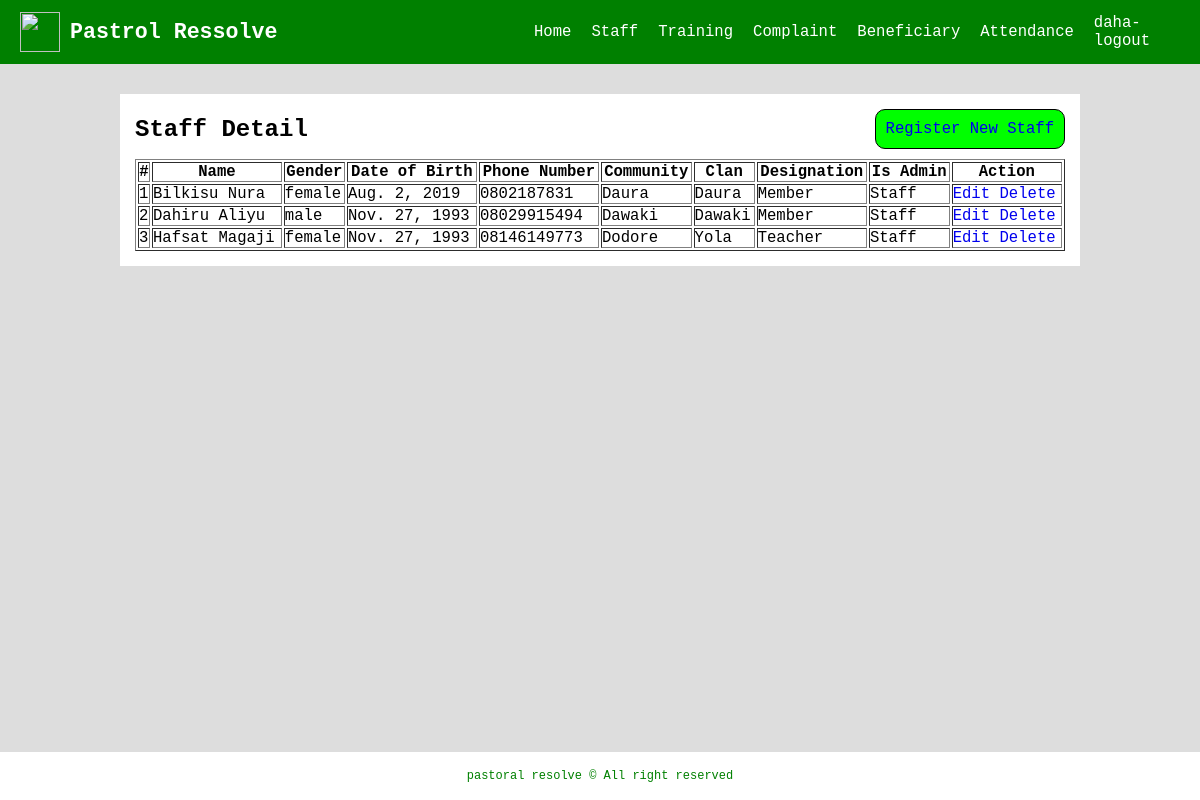
/pare/staffDetail (signed in), run on the app's committed database.
### accounts/models.py (models this page shows, shortened)
class StaffDetail(AbstractUser):
	first_name		= models.CharField(_('First Name:'), max_length=50)
	surname			= models.CharField(_('Surname:'), max_length=50)
	gender 			= models.CharField(_('Gender:'), choices=GENDER_LIST, default='male', max_length=20)
	date_birth		= models.DateField(_('Date of Birth:'), blank=True, null=True)
	community		= models.CharField(_('Community:'), max_length=200)
	clan 			= models.CharField(_('Clan/Settlement:'), max_length=200)
	phone_number	= models.CharField(_('Phone Number:'), max_length=11)
	designation		= models.CharField(_('Designation:'), max_length=200)
	username 		= models.CharField(_('Username:'),max_length=10, unique=True)
	password 		= models.CharField(_('Password:'),max_length=16)
	class Meta:
		ordering = ['first_name']

### pare_app/views.py (the view)
# urls.py: path('staffDetail', views.staffDetail, name='staffDetail'),
@login_required
def staffDetail(request):
	context = {}
	staff_details = StaffDetail.objects.exclude(is_superuser=True)
	context['staff_details'] = staff_details
	return render(request, 'pare_app_templates/staff_detail.html', context)

### templates/pare_app_templates/staff_detail.html (shortened to what this page needs)
{% extends 'base.html' %}
{% load static %}
{% block main %}
	<div class="container">
		<div class="staff-head">
			<div>
				<h1>Staff Detail</h1>
			</div>
			<a href="{% url 'register' %}">Register New Staff</a>
		</div>
		<div class="staff-content">
			<table border>
				<tr>
					<th>#</th>
					<th>Name</th>
					<th>Gender</th>
					<th>Date of Birth</th>
					<th>Phone Number</th>
					<th>Community</th>
					<th>Clan</th>
					<th>Designation</th>
					<th>Is Admin</th>
					<th>Action</th>
				</tr>
				{% for staff in staff_details %}
				<tr>
					<td>{{ forloop.counter }}</td>
					<td>{{ staff.first_name }} {{ staff.surname }}</td>
					<td>{{ staff.gender }}</td>
					<td>{{ staff.date_birth }}</td>
					<td>{{ staff.phone_number }}</td>
					<td>{{ staff.community }}</td>
					<td>{{ staff.clan }}</td>
					<td>{{ staff.designation }}</td>
					{% if staff.is_superuser %}
						<td>Admin</td>
					{% else %}
						<td>Staff</td>
					{% endif %}
					<td>
						<a href="{% url 'staffEdit' p_id=staff.id %}">Edit</a>
						<a href="{% url 'staffDelete' p_id=staff.id %}">Delete</a>
					</td>
				</tr>
				{% endfor %}
			</table>
		</div>
	</div>
{% endblock %}

### templates/base.html (shortened to what this page needs)
{% load static %}
<!DOCTYPE html>
<html>
<head>
	<link rel="stylesheet" type="text/css" href="{% static 'css/style1.css' %}">
</head>
<body>
	<header>
		<div class="logo">
			<img src="" width="50" height="50">
			<strong>Pastrol Ressolve</strong>
		</div>
		<nav class="navigation">
			<ul>
				{% if user.is_authenticated %}
					<li><a href="{% url 'home' %}">Home</a></li>
					<li><a href="{% url 'staffDetail' %}">Staff</a></li>
					<li><a href="{% url 'viewTraining' %}">Training</a></li>
					<li><a href="{% url 'view_complaint' %}">Complaint</a></li>
					<li><a href="{% url 'viewBeneficiary' %}">Beneficiary</a></li>
					<li><a href="{% url 'viewAttendance' %}">Attendance</a></li>
					<li><a href="{% url 'pareLogout' %}">{{ request.user.username }}-logout</a></li>
				{% else %}
					<li><a href="{% url 'register' %}">Register</a></li>
					<li><a href="{% url 'login' %}">Login</a></li>
				{% endif %}
			</ul>
		</nav>
	</header>
	{% block main %}{% endblock %}
	<footer>
		pastoral resolve &copy; All right reserved
	</footer>
</body>
</html>

### static/css/style1.css (style rules this page uses)
* { margin: 0; padding: 0; box-sizing: border-box; }
body { font-size: 12px; font-family: monospace, serif, sans-serif; background: #ddd; }
header { display: flex; justify-content: space-between; align-items: center; background: green; height: 8vh; padding: 0 20px; }
header .logo { color: #fff; display: flex; align-items: center; font-size: 1.8em; }
.logo img { width: 40px; height: 40px; }
.logo strong { margin-left: 10px; }
header .navigation { width: 40vw; margin-right: 20px; }
header .navigation ul { height: 6vh; display: flex; justify-content: flex-end; align-items: center; }
header .navigation ul li { list-style: none; margin: 0 10px; }
header .navigation ul li a { text-decoration: none; color: #fff; font-size: 1.3em; }
footer { width: 100vw; height: 6vh; display: flex; justify-content: center; background: #fff; align-items: center; position: fixed; bottom: 0; color: green; }
a { text-decoration: none; }
.container { width: 80vw; background: #fff; margin: 30px auto 10px; padding: 15px; }
.container .staff-head { display: flex; justify-content: space-between; align-items: center; margin-bottom: 10px; }
.container .staff-head a, .c-head a, input[type='submit'] { background: rgb(0, 255, 0); padding: 10px; font-size: 1.3em; border-radius: 10px; border: solid 1px #000; }
.container h1 { font-size: 2em; }
table { width: 100%; font-size: 1.3em; }

### data on the page
StaffDetail: user.username "daha"
StaffDetail: first_name "Bilkisu", surname "Nura", gender "female", date_birth "Aug. 2, 2019", phone_number "0802187831", community "Daura", clan "Daura", designation "Member", is_superuser "Staff"
StaffDetail: first_name "Dahiru", surname "Aliyu", gender "male", date_birth "Nov. 27, 1993", phone_number "08029915494", community "Dawaki", clan "Dawaki", designation "Member", is_superuser "Staff"
StaffDetail: first_name "Hafsat", surname "Magaji", gender "female", date_birth "Nov. 27, 1993", phone_number "08146149773", community "Dodore", clan "Yola", designation "Teacher", is_superuser "Staff"
